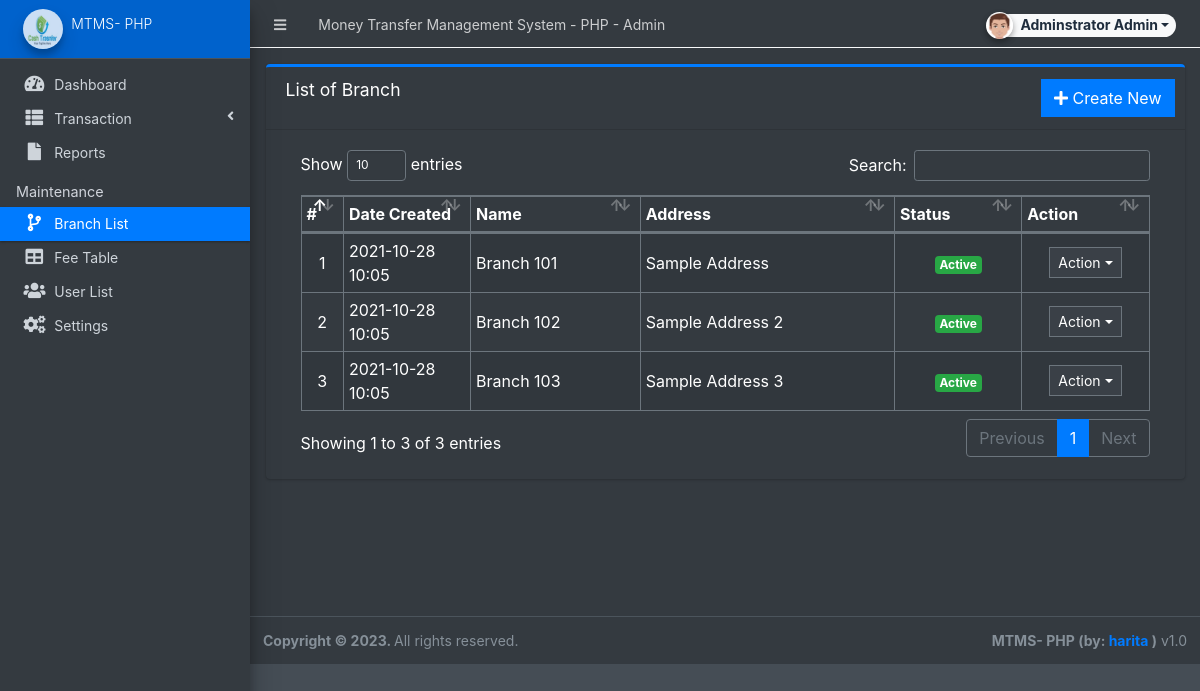
The app's page /admin/?page=maintenance/branch (signed in) with its own data.
### tables this page shows
CREATE TABLE `branch_list` (
  `id` int(30) NOT NULL,
  `name` text NOT NULL,
  `address` text NOT NULL,
  `status` tinyint(1) NOT NULL DEFAULT 1,
  `date_created` datetime NOT NULL DEFAULT current_timestamp()
);

### admin/maintenance/branch.php (the view, shortened to what this page needs)
<div class="card card-outline card-primary">
	<div class="card-header">
		<h3 class="card-title">List of Branch</h3>
		<div class="card-tools">
			<a href="javascript:void(0)" id="create_new" class="btn btn-flat btn-primary"><span class="fas fa-plus"></span>  Create New</a>
		</div>
	</div>
	<div class="card-body">
		<div class="container-fluid">
        <div class="container-fluid">
			<table class="table table-bordered table-striped">
				<colgroup>
					<col width="5%">
					<col width="15%">
					<col width="20%">
					<col width="30%">
					<col width="15%">
					<col width="15%">
				</colgroup>
				<thead>
					<tr>
						<th>#</th>
						<th>Date Created</th>
						<th>Name</th>
						<th>Address</th>
						<th>Status</th>
						<th>Action</th>
					</tr>
				</thead>
				<tbody>
					<?php
					$i = 1;
						$qry = $conn->query("SELECT * from `branch_list`  order by `name` asc ");
						while($row = $qry->fetch_assoc()):
					?>
						<tr>
							<td class="text-center"><?php echo $i++; ?></td>
							<td><?php echo date("Y-m-d H:i",strtotime($row['date_created'])) ?></td>
							<td><?php echo $row['name'] ?></td>
							<td class="text-truncate"><?php echo $row['address'] ?></td>
							<td class="text-center">
                                <?php if($row['status'] == 1): ?>
                                    <span class="badge badge-success">Active</span>
                                <?php else: ?>
                                    <span class="badge badge-danger">Inactive</span>
                                <?php endif; ?>
                            </td>
							<td align="center">
								 <button type="button" class="btn btn-flat btn-default btn-sm dropdown-toggle dropdown-icon" data-toggle="dropdown">
				                  		Action
				                  </button>
							</td>
						</tr>
					<?php endwhile; ?>
				</tbody>
			</table>
		</div>
		</div>
	</div>
</div>

### records on screen
branch_list: date_created "2021-10-28 10:05", name "Branch 101", address "Sample Address", status "Active"
branch_list: date_created "2021-10-28 10:05", name "Branch 102", address "Sample Address 2", status "Active"
branch_list: date_created "2021-10-28 10:05", name "Branch 103", address "Sample Address 3", status "Active"

### other values on screen
$_settings->info('name') "Money Transfer Management System - PHP"
$_settings->userdata('firstname').' '.$_settings->userdata('lastname') "Adminstrator Admin"
$_settings->info('short_name') "MTMS- PHP"
